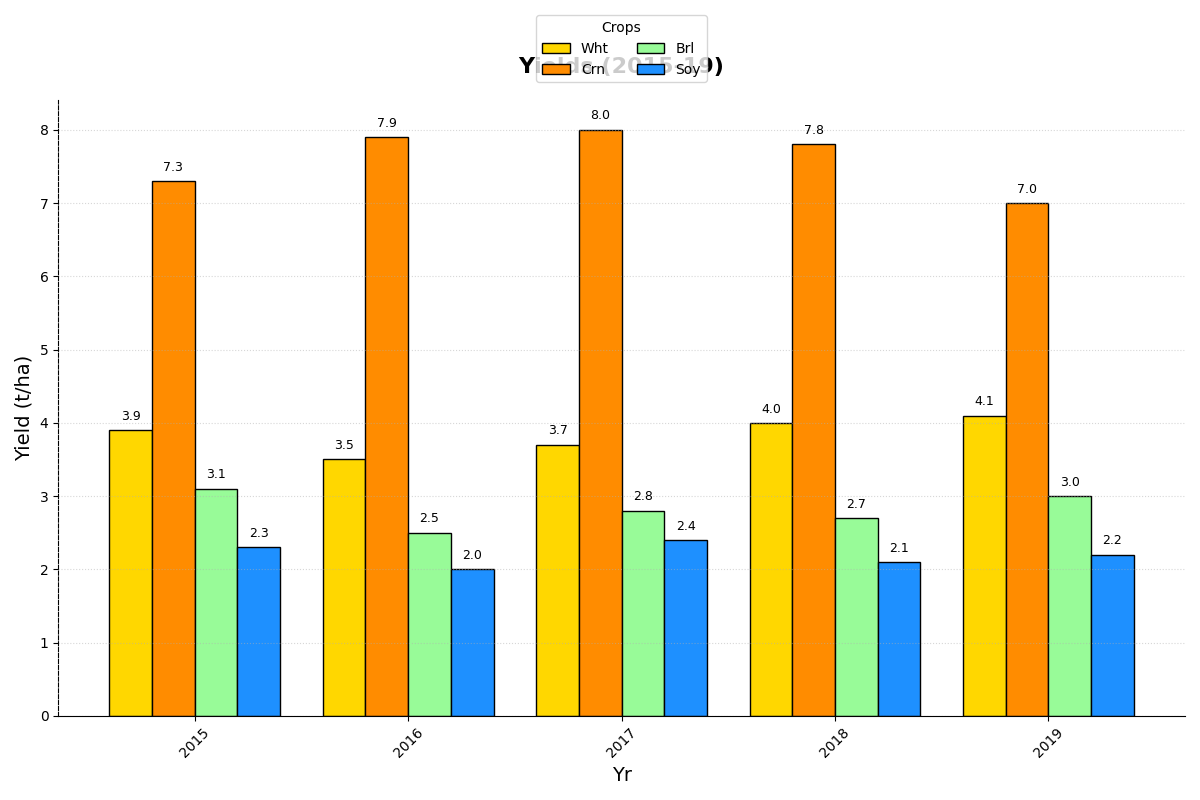

Generate this figure with Python:
import matplotlib.pyplot as plt
import numpy as np

# Data
years = np.arange(2015, 2020)
crops = ['Wheat', 'Corn', 'Barley', 'Soybeans']

wheat_yield = [3.9, 3.5, 3.7, 4.0, 4.1]  # Randomly shuffled yields
corn_yield = [7.3, 7.9, 8.0, 7.8, 7.0]   # Randomly shuffled yields
barley_yield = [3.1, 2.5, 2.8, 2.7, 3.0]  # Randomly shuffled yields
soybean_yield = [2.3, 2.0, 2.4, 2.1, 2.2]  # Randomly shuffled yields

width = 0.2
x = np.arange(len(years))

fig, ax = plt.subplots(figsize=(12, 8))

ax.bar(x - 1.5*width, wheat_yield, width, label='Wht', color='#FFD700', edgecolor='black')
ax.bar(x - 0.5*width, corn_yield, width, label='Crn', color='#FF8C00', edgecolor='black')
ax.bar(x + 0.5*width, barley_yield, width, label='Brl', color='#98FB98', edgecolor='black')
ax.bar(x + 1.5*width, soybean_yield, width, label='Soy', color='#1E90FF', edgecolor='black')

ax.set_title("Yields (2015-19)", fontsize=16, fontweight='bold', pad=20)
ax.set_xlabel("Yr", fontsize=14)
ax.set_ylabel("Yield (t/ha)", fontsize=14)

ax.set_xticks(x)
ax.set_xticklabels(years, rotation=45)

ax.legend(title='Crops', loc='upper center', ncol=2, bbox_to_anchor=(0.5, 1.15), fontsize=10)

ax.yaxis.grid(True, linestyle=':', alpha=0.5)

ax.spines['top'].set_visible(False)
ax.spines['right'].set_visible(False)
ax.spines['left'].set_linestyle('dashed')

# Annotations
for i in range(len(years)):
    heights = [wheat_yield[i], corn_yield[i], barley_yield[i], soybean_yield[i]]
    for j, height in enumerate(heights):
        ax.text(i - 1.5*width + j * width, height + 0.1, f'{height}', ha='center', va='bottom', color='black', fontsize=9)

plt.tight_layout()
plt.show()
